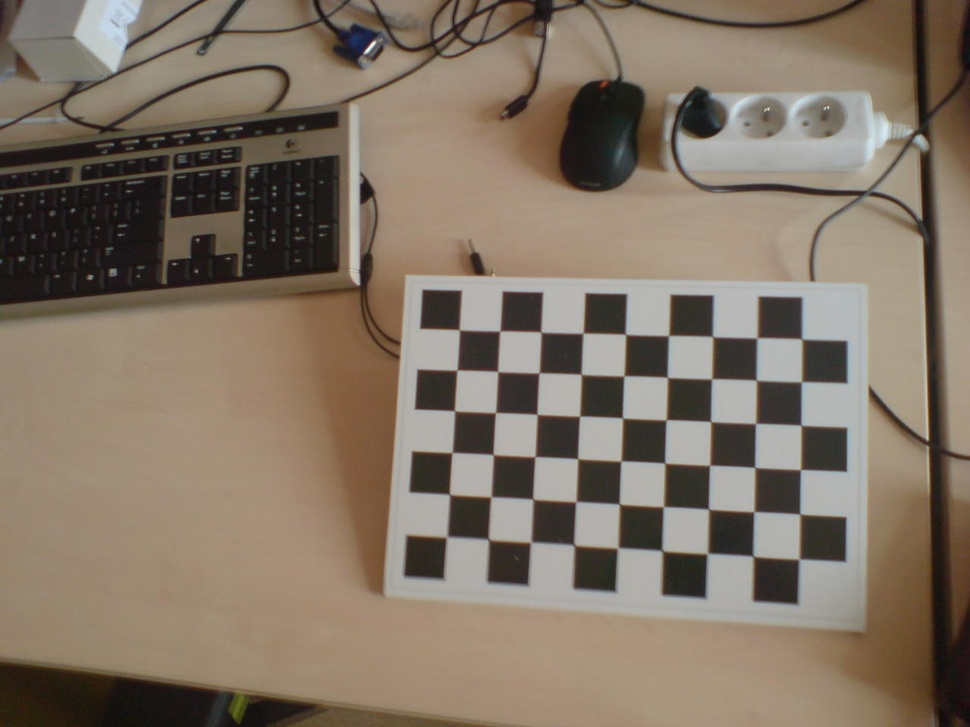
#> input picture opencv_py/K800i_calib/DSC00774.JPG, 970 x 727 px, shrunk from 1280 x 960 before the run
$ python inpaint_images.py K800i_calib/DSC00774.JPG K800i_calib/DSC00775.JPG
#> lines starting #> are read from the running program, lines starting #| are printed output that depends on the picture
#!/usr/bin/env python

import argparse

import cv2

parser = argparse.ArgumentParser()
parser.add_argument("mask")
parser.add_argument("files", nargs="+")
parser.add_argument(
    "--augument", "-a", type=int, default=7, help="mask augumentation radius"
)
parser.add_argument(
    "--algorithm", "-A", type=int, default=1, help="Algo ID, 0: NS; 1: TELEA"
)
parser.add_argument("--save", "-w", action="store_true")
parser.add_argument("--show-orig", action="store_true")
parser.add_argument("--show-mask", action="store_true")
parser.add_argument(
    "--delay", "-d", type=int, default=0, help="cv2.waitKey() delay [ms]"
)

args = parser.parse_args()

mask = cv2.imread(args.mask, cv2.IMREAD_GRAYSCALE)
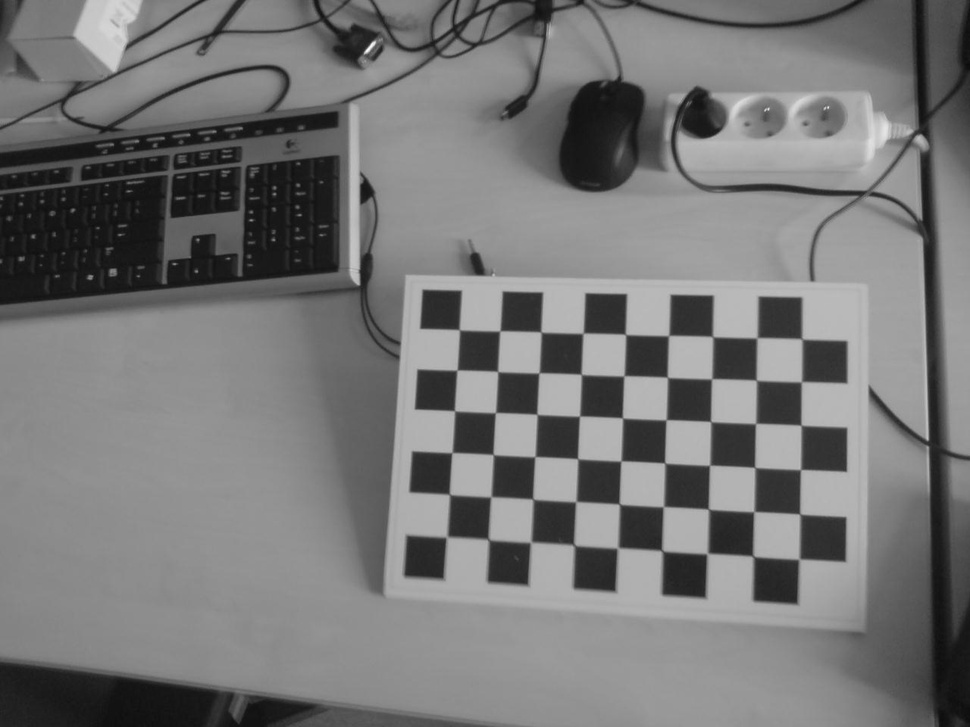
#> mask: shape (727, 970); min 11, max 250, mean 118.4
shape = (args.augument, args.augument)
mask2 = cv2.morphologyEx(
    mask, cv2.MORPH_DILATE, cv2.getStructuringElement(cv2.MORPH_RECT, shape)
)
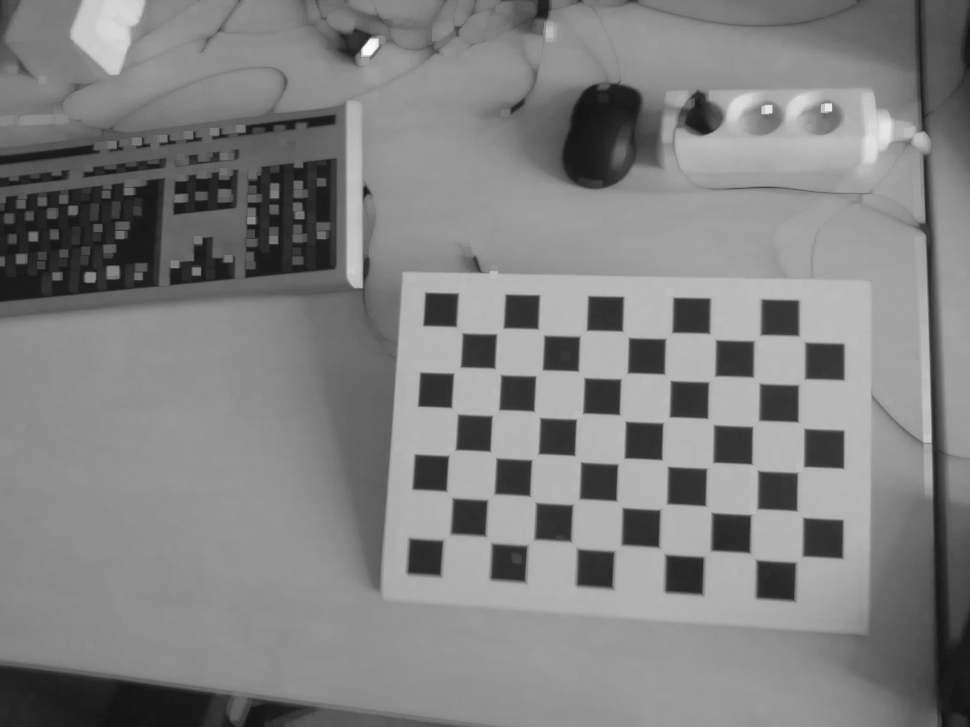
#> mask2: shape (727, 970); min 18, max 250, mean 128.8

for frame_file in args.files:
    frame = cv2.imread(frame_file)
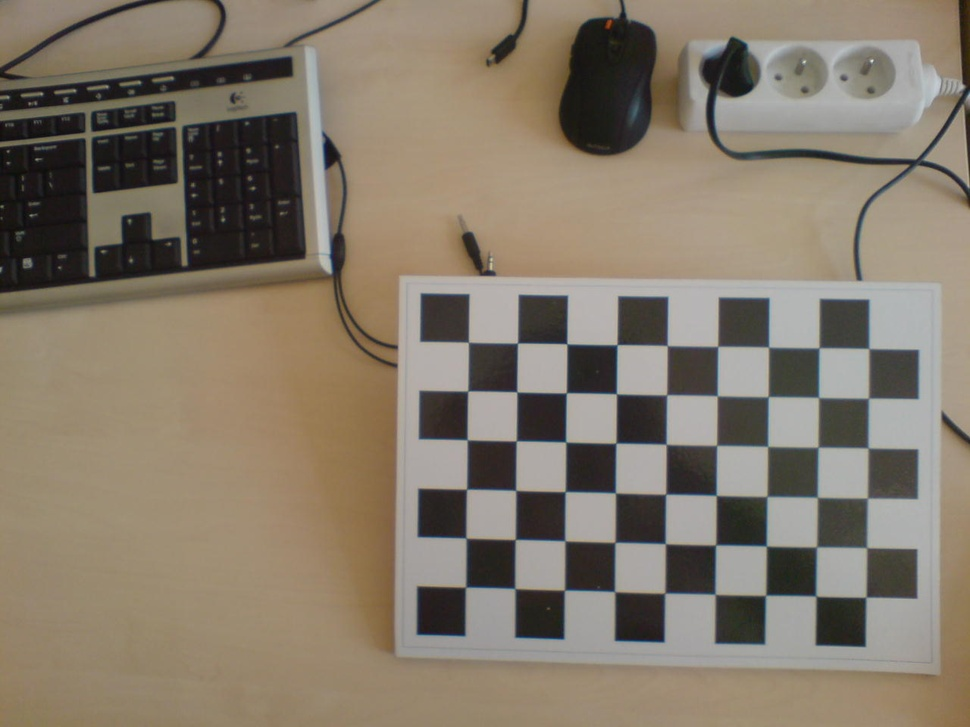
#> input picture opencv_py/K800i_calib/DSC00775.JPG, 970 x 727 px, shrunk from 1280 x 960 before the run
#> frame is the input picture: shape (727, 970, 3); mean B, G, R 106.5, 121.7, 132.5
    new_frame = cv2.inpaint(frame, mask2, 3, args.algorithm)
    if args.save:
        cv2.imwrite(frame_file, new_frame)
    else:
        if args.show_orig:
            cv2.imshow("orig", frame)
        if args.show_mask:
            cv2.imshow("mask", mask2)
        cv2.imshow("frame", new_frame)
        key = cv2.waitKey(args.delay)
#> (key q is pressed here)
        if key & 0xff == ord('q'):
            break
